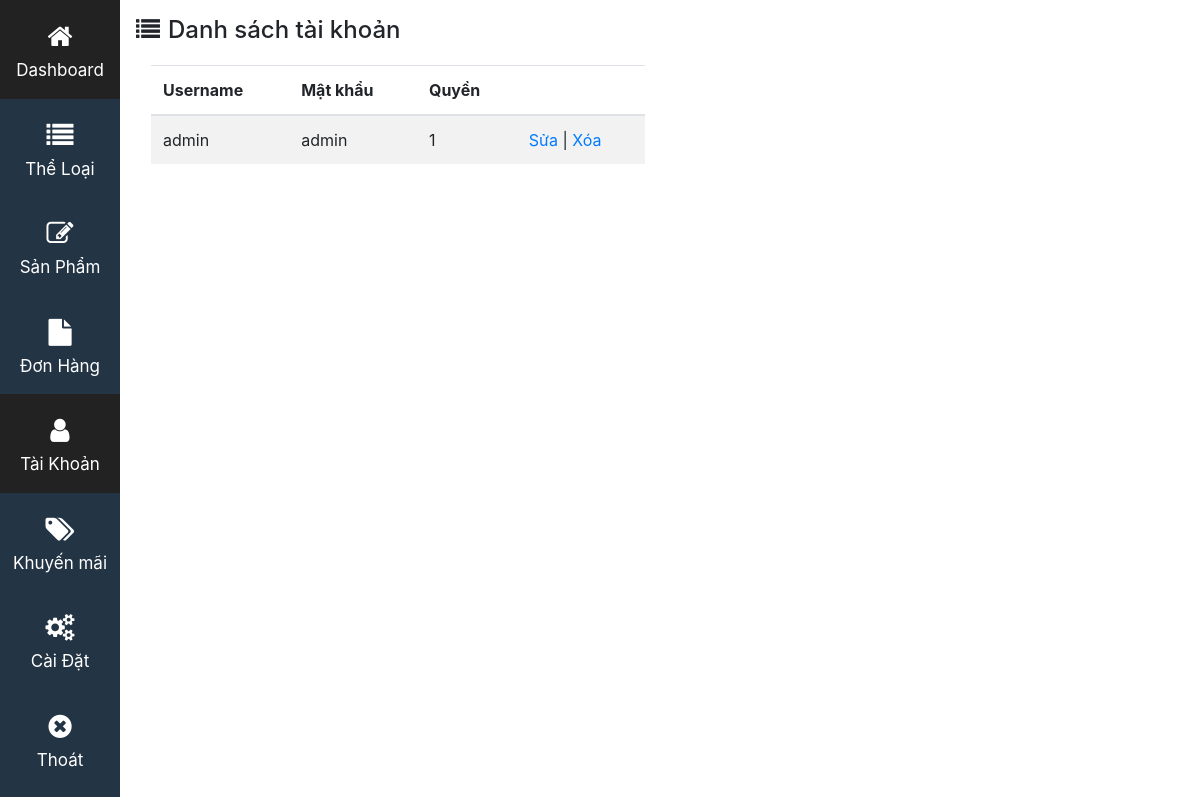
/Admin?menu=taikhoan (signed in), run on an earlier commit of the app's database.
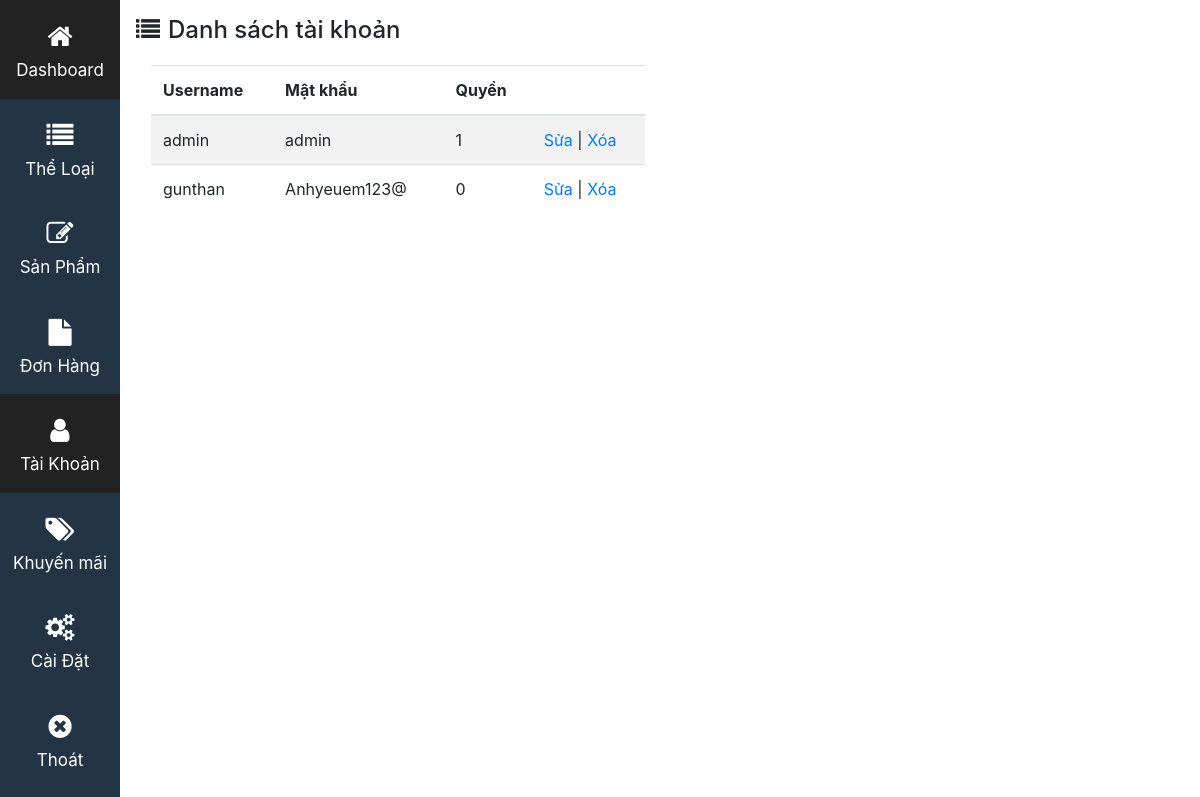
And on a later commit of the database.
### tables this page shows
CREATE TABLE IF NOT EXISTS `taikhoan` (
  `username` varchar(20) NOT NULL,
  `password` varchar(25) NOT NULL,
  `quyen` int(1) NOT NULL,
  PRIMARY KEY (`username`)
);

### Admin/chucnang/taikhoan/index.php (the view, shortened to what this page needs)
<?php
	include('./chucnang/connect.php');
	$cmd2='select * from taikhoan';
	$limit=6;
	if(isset($_GET['page']))
		$start=(((int) $_GET['page'])-1)*$limit;
	else
		$start=0;
	$taikhoan=$conn->prepare($cmd2.' limit '.$start.','.$limit);
	$taikhoan->execute();
?>
<h4><i class="fa fa-list mr-2 my-3"></i>Danh sách tài khoản</h4>
<div class="col-6">
<table class="table table-striped">
   <thead>
      <tr>
  		 <th>Username</th>
         <th>Mật khẩu</th>
         <th>Quyền</th>
         <th></th>
      </tr>
   </thead>
   <tbody>
   	<?php
   		while ($row=$taikhoan->fetch(PDO::FETCH_ASSOC)) {
   			echo '
				<tr>
			      	 <td>'.$row['username'].'</td>
			         <td>'.$row['password'].'</td>
					 <td>'.$row['quyen'].'</td>
					 <td>
					 	<a href="./chucnang/taikhoan/sua.php?user='.$row['username'].'">Sửa</a> |
					 	<a href="./chucnang/taikhoan/xoa.php?user='.$row['username'].'">Xóa</a>
					 </td>
			      </tr>
   			';
   		}
   	?>
   </tbody>
</table>
</div><br>

What changed in the data, as far as the page shows it:
added taikhoan: username "gunthan", password "Anhyeuem123@", quyen "0"
